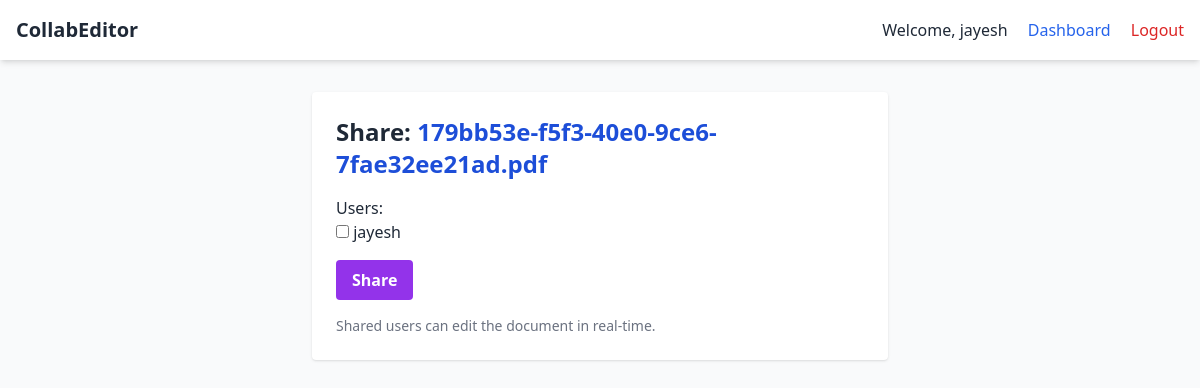
/editor/1/share/ (signed in), run on the app's committed database.
### users/models.py (models this page shows)
class CustomUser(AbstractUser):
    pass

### editor/models.py (models this page shows)
class Document(models.Model):
    title = models.CharField(max_length=100)
    content = models.TextField()
    last_updated = models.DateTimeField(auto_now=True)
    owner = models.ForeignKey(settings.AUTH_USER_MODEL, on_delete=models.CASCADE)
    collaborators = models.ManyToManyField(settings.AUTH_USER_MODEL, related_name='shared_documents', blank=True)

### editor/views.py (the view)
# urls.py: path('<int:doc_id>/share/', share_document, name='share_document'),
@login_required
def share_document(request, doc_id):
    doc = get_object_or_404(Document, id=doc_id, owner=request.user)
    if request.method == 'POST':
        form = ShareDocumentForm(request.POST)
        if form.is_valid():
            doc.collaborators.set(form.cleaned_data['users'])
            doc.save()
            return redirect('editor', doc_id=doc.id)
    else:
        form = ShareDocumentForm(initial={'users': doc.collaborators.all()})
    return render(request, 'editor/share.html', {'form': form, 'doc': doc})

### editor/forms.py
class ShareDocumentForm(forms.Form):
    users = forms.ModelMultipleChoiceField(
        queryset=get_user_model().objects.all(),
        widget=forms.CheckboxSelectMultiple
    )

### editor/templates/editor/share.html (shortened to what this page needs)
{% extends 'editor/base.html' %}
{% block content %}
<div class="max-w-xl mx-auto bg-white shadow p-6 rounded">
    <h2 class="text-2xl font-semibold mb-4">Share: <span class="text-blue-700">{{ doc.title }}</span></h2>
    <form method="post">
        {{ form.as_p }}
        <button type="submit"
                class="bg-purple-600 hover:bg-purple-700 text-white font-semibold px-4 py-2 rounded mt-4">
            Share
        </button>
    </form>
    <p class="text-sm text-gray-500 mt-4">
        Shared users can edit the document in real-time.
    </p>
</div>
{% endblock %}

### editor/templates/editor/base.html (shortened to what this page needs)
<!DOCTYPE html>
<html lang="en">
<head>
    <script src="https://cdn.tailwindcss.com"></script>
    <link href="https://cdn.quilljs.com/1.3.6/quill.snow.css" rel="stylesheet">
</head>
<body class="bg-gray-50 text-gray-800 font-sans">
    <nav class="bg-white shadow-md p-4 flex justify-between items-center">
        <div class="text-xl font-bold">
            <a href="{% url 'dashboard' %}">CollabEditor</a>
        </div>
        <div>
            {% if request.user.is_authenticated %}
                <span class="mr-4">Welcome, {{ request.user.username }}</span>
                <a href="{% url 'dashboard' %}" class="mr-4 text-blue-600 hover:underline">Dashboard</a>
                <a href="{% url 'logout' %}" class="text-red-600 hover:underline">Logout</a>
            {% else %}
                <a href="{% url 'login' %}" class="text-blue-600 hover:underline">Login</a>
            {% endif %}
        </div>
    </nav>
    <main class="container mx-auto mt-8 px-4">
        {% block content %}{% endblock %}
    </main>
</body>
</html>

### data on the page
CustomUser: user.username "jayesh"
Document: title "179bb53e-f5f3-40e0-9ce6-7fae32ee21ad.pdf"
